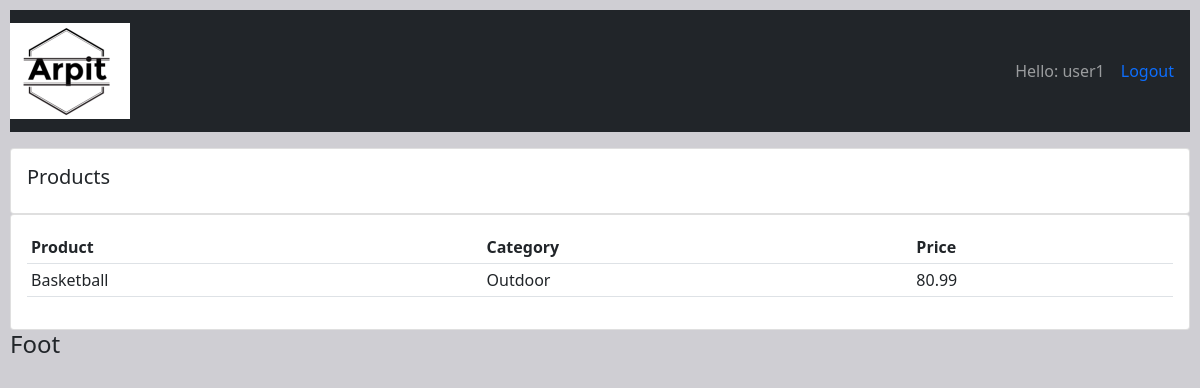
Screenshot of /product/ (signed in) with the database file from the repository.
### crm1/models.py (models this page shows, shortened)
class Product(models.Model):
    CATEGORY = (
        ('Indoor', 'Indoor'),
        ('Outdoor', 'Outdoor'),
    )
    name = models.CharField(max_length=250, null=True)
    price = models.FloatField(null=True)
    category = models.CharField(max_length=250, null=True, choices=CATEGORY)
    description = models.CharField(max_length=200, null=True, blank=True
                                   )
    date_created = models.DateTimeField(auto_now_add=True, null=True)
    tags = models.ManyToManyField(Tag)

### crm1/views.py (the view)
# urls.py: path('product/', views.product, name='product'),
@login_required(login_url='login')
def product(request):
    products = Product.objects.all()
    return render(request, 'crm1/product.html', {"products": products})

### crm1/templates/crm1/product.html
{% extends 'crm1/base.html' %}
{% block content %}
<div class="row">
    <div class="col-md ">
        <div class="card card-body">
            <h5 class="card-title">Products</h5>
        </div>
        <div class="card card-body">
            <table class="table table-sm">
                <tr>
                    <th>Product</th>
                    <th>Category</th>
                    <th>Price</th>
                </tr>
                {% for product in products %}
                <tr>
                    <td>{{product.name}}</td>
                    <td>{{product.category}}</td>
                    <td>{{product.price}}</td>
                </tr>
                {% endfor %}
            </table>
        </div>
    </div>
</div>
{% endblock %}

### crm1/templates/crm1/navbar.html (shortened to what this page needs)
{% load static %}
<nav class="navbar navbar-expand-lg navbar-dark bg-dark">
  <a class="navbar-brand" href="#">
    <img src="{% static 'media/Arpit.png'%}" alt="Navabar">
  </a>
  <span class="navbar-text">
    Hello: {{request.user}}
  </span>
   <span>
    <a class="nav-link" href="{% url 'logout' %}">Logout</a>
   </span>
</nav>

### crm1/static/css/base.css (style rules this page uses)
body { background-color:#CFCED3; margin: 10px 10px 10px 10px; }

### rows the page displays
Product: name "Basketball", category "Outdoor", price "80.99"

### other values shown
{{ request.user }} "user1"
